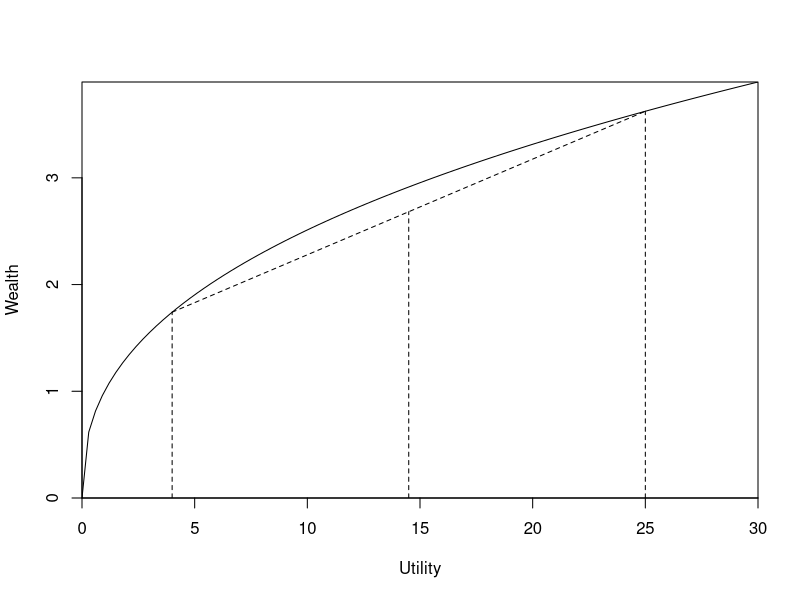
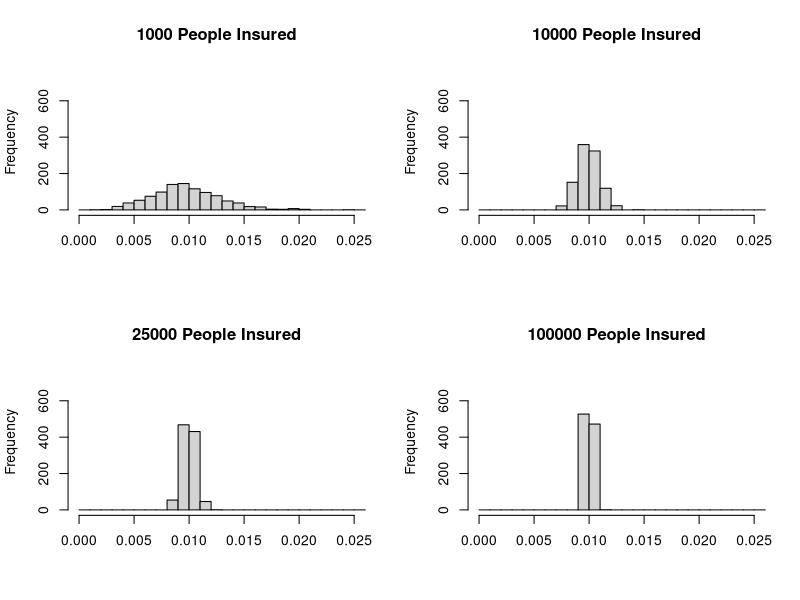

Generate these figures, in order, with R:
## ---- chunk 1
payoff    = c(4,25)
prob      = 0.5
#--------------------------------------------------------------------------------------------------
utility   = function(w){w^0.4}
epayoff   = prob*payoff[1]+(1-prob)*payoff[2]
eutility  = prob*utility(payoff[1])+(1-prob)*utility(payoff[2])
#--------------------------------------------------------------------------------------------------
     curve(utility,from=0,to=30,yaxs="i",xaxs="i",ylab="Wealth",xlab="Utility")
     segments(payoff[1],0,payoff[1],utility(payoff[1]),lty=2,col="black")
     segments(payoff[2],0,payoff[2],utility(payoff[2]),lty=2,col="black")
     segments(payoff[1],utility(payoff[1]),payoff[2],utility(payoff[2]),lty=2,col="black")
     segments(epayoff,0,epayoff,eutility,lty=2,col="black")
## ---- chunk 2
fireinsurance  = function(ninsur){
     fire = matrix(0,ndraws,1)
     for (i in 1:ndraws){
          fg      = sample(x=c(1,0),size=ninsur,replace=TRUE,prob=c(1/100,99/100))
          fg      = sum(fg)/ninsur
          fire[i] = fg}
     return(fire)}
#--------------------------------------------------------------------------------------------------
ndraws                   = 1000
fire1                    = fireinsurance(1000)
fire2                    = fireinsurance(10000)
fire3                    = fireinsurance(25000)
fire4                    = fireinsurance(100000)
pdf("RSK_riskpooling.pdf", width=6, height=7)
     par(mfrow=c(2,2))
     hist(fire1,xlim=c(0,0.025),ylim=c(0,750),main="1000 People Insured",xlab="",
          breaks=seq(0,0.03,0.001))
     hist(fire2,xlim=c(0,0.025),ylim=c(0,750),main="10000 People Insured",xlab="",
          breaks=seq(0,0.03,0.001))
     hist(fire3,xlim=c(0,0.025),ylim=c(0,750),main="25000 People Insured",xlab="",
          breaks=seq(0,0.03,0.001))
     hist(fire4,xlim=c(0,0.025),ylim=c(0,750),main="100000 People Insured",xlab="",
          breaks=seq(0,0.03,0.001))
graphics.off()
rm(fireinsurance,ndraws,fire1,fire2,fire3,fire4)
